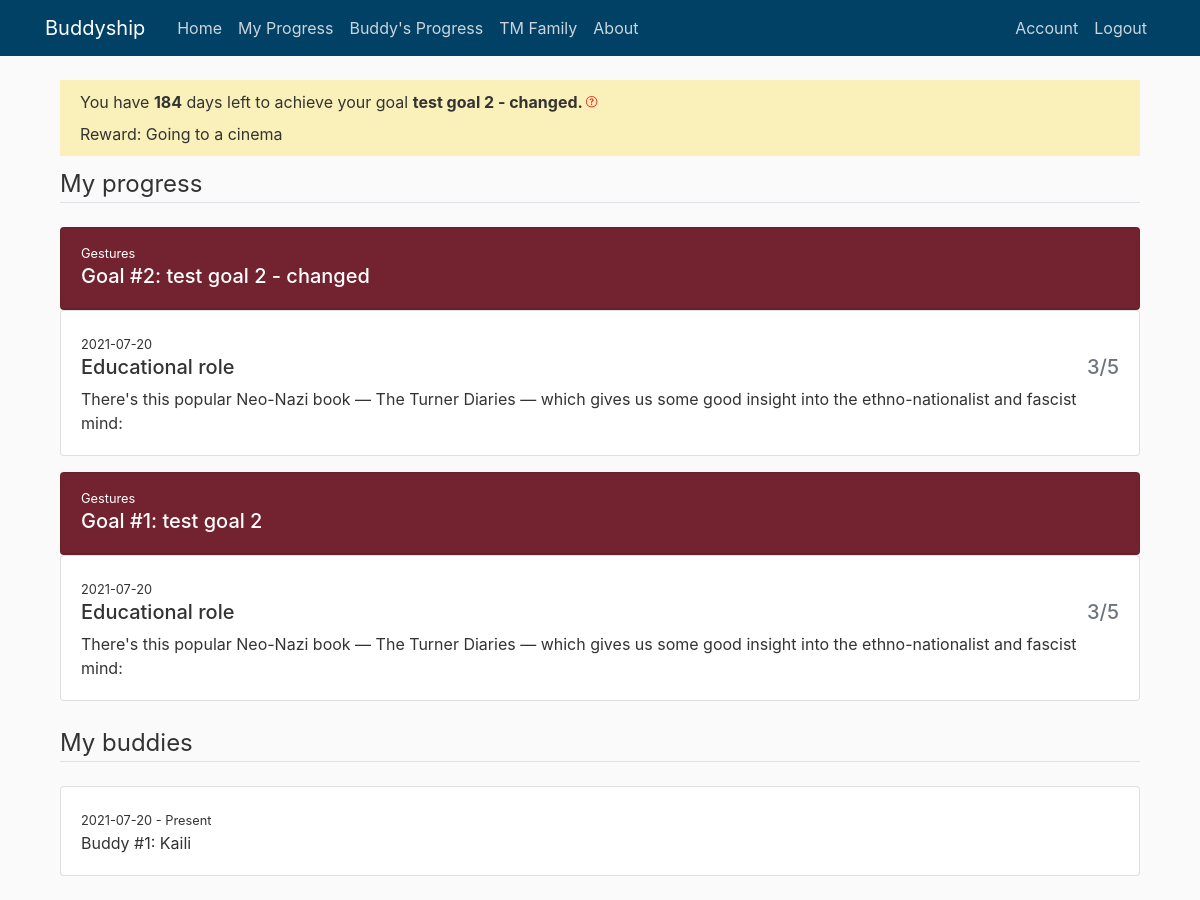
/my_progress (signed in), run on an earlier commit of the app's database.
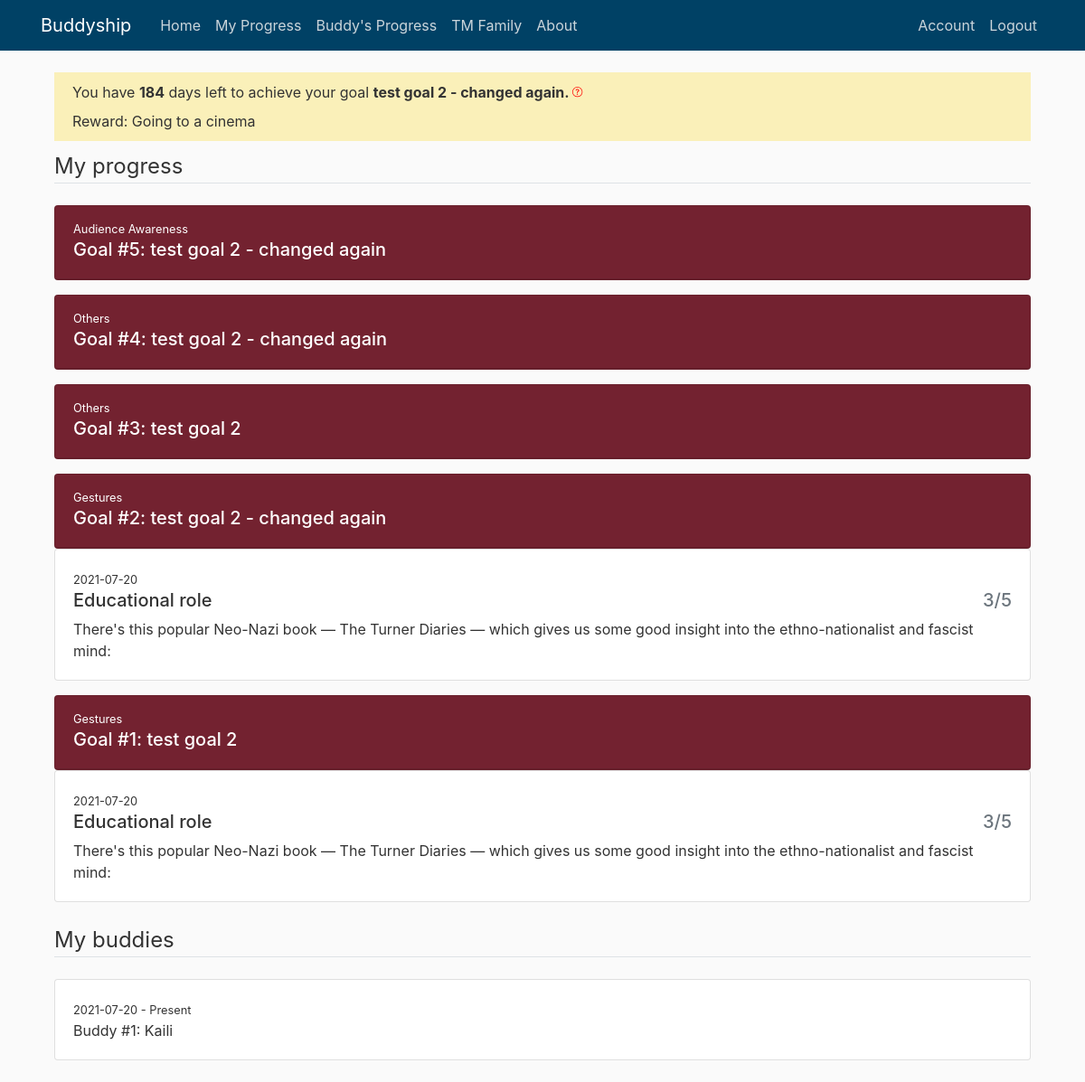
And on a later commit of the database.
### buddyship/models.py (models this page shows, shortened)
class Goal(db.Model):
    id = db.Column(db.Integer, primary_key=True)
    general_goal = db.Column(db.String(150))
    specific_goal = db.Column(db.String(150))
    goal_count = db.Column(db.Integer, default=1)
    goal_reward = db.Column(db.String(150))
    start_date = db.Column(db.DateTime, default=func.now())
    end_date = db.Column(db.DateTime)
    user_id = db.Column(db.Integer, db.ForeignKey('user.id'), nullable=False)

class User(db.Model, UserMixin):
    id = db.Column(db.Integer, primary_key=True)
    if_admin = db.Column(db.Boolean, nullable=False)
    active = db.Column(db.Boolean(), nullable=False)
    first_name = db.Column(db.String(20), unique=True, nullable=False)
    email = db.Column(db.String(120), unique=True, nullable=False)
    password = db.Column(db.String(60), nullable=False)
    current_buddy = db.Column(db.String(150))
    current_general_goal = db.Column(db.String(150))
    current_specific_goal = db.Column(db.String(150))
    current_reward = db.Column(db.String(150))
    confirmed_at = db.Column(db.Date, nullable=False)
    buddies = db.relationship('Buddy', backref='owner', lazy=True)
    goals = db.relationship('Goal', backref='owner', lazy=True)
    record_progresses = db.relationship('Progress', backref='giver', lazy=True)

class Progress(db.Model):
    id = db.Column(db.Integer, primary_key=True)
    buddy_role = db.Column(db.String(150))
    buddy_score = db.Column(db.String(150))
    buddy_comment = db.Column(db.String(1500))
    date = db.Column(db.DateTime, default=func.now())
    buddy_goal = db.Column(db.String(150))
    user_id = db.Column(db.Integer, db.ForeignKey('user.id'))
    buddy_id = db.Column(db.Integer, db.ForeignKey('buddy.id'))

class Buddy(db.Model):
    id = db.Column(db.Integer, primary_key=True)
    buddy_name = db.Column(db.String(100), nullable=False)
    buddy_count = db.Column(db.Integer, default=1)
    start_date = db.Column(db.DateTime, default=func.now())
    end_date = db.Column(db.DateTime)
    user_id = db.Column(db.Integer, db.ForeignKey('user.id'), nullable=False)
    buddy_progresses = db.relationship(
        'Progress', backref='receiver', lazy=True)

### buddyship/progresses/routes.py (the view)
@progresses.route('/my_progress', methods=['GET'])
@login_required
def my_progress():
    if current_user.current_buddy == None:
        flash('Please set up your buddy and your goal first. ', 'danger')
        return redirect(url_for('users.set_up'))
    else:
        buddies = Buddy.query.filter_by(
            buddy_name=current_user.first_name).all()
        id_lst = []
        for buddy in buddies:
            id_lst.append(buddy.user_id)
        return render_template("my_progress.html", title='My Progress', user=current_user,
                               buddy_accounts=User.query.filter(
                                   User.id.in_(id_lst)).all(),
                               current_time=date.today())

### buddyship/models.py (called while the page is built)
@login_manager.user_loader
def load_user(user_id):
    return User.query.get(int(user_id))

### buddyship/templates/my_progress.html (shortened to what this page needs)
{% extends "layout.html" %}
{% block content %}
<div class="content-section">
    <div class="subtitle-section">
        You have <b>{{ (user.goals[-1].end_date.date() - current_time).days }}</b></span> days left
        to achieve your goal
        <b>{{ user.current_specific_goal }}. </b> <label data-toggle="tooltip" data-placement="top"
            title="We encourage you to use 6 months to complete one goal. You can always change your goal on 'Account' tab. ">
        </label>
        <br />Reward: {{ user.current_reward }}
    </div>
    <legend class="border-bottom mb-4">My progress</legend>
    {% for goal in user.goals|reverse %}
    <div class="card bg-red text-white mt-3">
        <div class="card-header">
            <small>{{ goal.general_goal }}</small>
            <h5>
                Goal #{{ goal.goal_count }}: {{ goal.specific_goal }}</h5>
        </div>
    </div>
    {% for buddy_account in buddy_accounts|reverse %}
    {% for progress in buddy_account.record_progresses|reverse %}
    {% if progress.buddy_goal == goal.general_goal %}
    <div class="card">
        <div class="card-body">
            <small>{{ progress.date.date() }}</small>
            <h5 class="row align-items-start">
                <div class="col">{{ progress.buddy_role }}</div>
                <div class="col text-right text-muted">{{ progress.buddy_score[0] }}/5</div>
            </h5>
            <p class="card-text">{{ progress.buddy_comment }}</p>
        </div>
    </div>
    {% endif %}
    {% endfor %}
    {% endfor %}
    {% endfor %}
</div>
<br>
<legend class="border-bottom mb-4">My buddies</legend>
{% for buddy in user.buddies|reverse %}
<div class="card">
    <div class="card-body">
        <small>{{ buddy.start_date.date() }} -
            {% if buddy.end_date == None %} Present
            {% else %} {{ buddy.end_date.date() }}
            {% endif %}</small>
        <p class="card-text">Buddy #{{ buddy.buddy_count }}: {{ buddy.buddy_name }}</p>
    </div>
</div>
{% endfor %}
<br>
</div>
{% endblock content %}

### buddyship/templates/layout.html (shortened to what this page needs)
<!DOCTYPE html>
<html>
<head>
  <link rel="stylesheet" href="https://maxcdn.bootstrapcdn.com/bootstrap/4.0.0/css/bootstrap.min.css"
>
  <link rel="stylesheet" type="text/css" href="{{ url_for('static', filename='main.css') }}">
</head>
<body>
  <header class="site-header">
    <nav class="navbar navbar-expand-md navbar-dark bg-steel fixed-top">
      <div class="container">
        <a class="navbar-brand mr-4" href="/">Buddyship</a>
        <div class="collapse navbar-collapse" id="navbarToggle">
          <div class="navbar-nav mr-auto">
            <a class="nav-item nav-link" href="{{ url_for('main.home') }}">Home</a>
            <a class="nav-item nav-link" href="{{ url_for('progresses.my_progress') }}">My Progress</a>
            <a class="nav-item nav-link" href="{{ url_for('progresses.buddy_progress') }}">Buddy's Progress</a>
            <a class="nav-item nav-link" href="{{ url_for('main.tm_fam') }}">TM Family</a>
            <a class="nav-item nav-link" href="{{ url_for('main.about') }}">About</a>
          </div>
          <div class="navbar-nav">
            {% if current_user.is_authenticated %}
            {% if current_user.if_admin == True %}
            <a class="nav-item nav-link" href="{{ url_for('users.account') }}">Account</a>
            <a class="nav-item nav-link" href="{{ url_for('admin.index') }}">Admin</a>
            <a class="nav-item nav-link" href="{{ url_for('auth.logout') }}">Logout</a>
            {% else %}
            <a class="nav-item nav-link" href="{{ url_for('users.account') }}">Account</a>
            <a class="nav-item nav-link" href="{{ url_for('auth.logout') }}">Logout</a>
            {% endif %}
            {% else %}
            <a class="nav-item nav-link" href="{{ url_for('auth.login') }}">Login</a>
            <a class="nav-item nav-link" href="{{ url_for('auth.register') }}">Register</a>
            {% endif %}
          </div>
        </div>
      </div>
    </nav>
  </header>
  <main role="main" class="container">
    <div class="container">
      {% block content %}{% endblock %}
  </main>
</body>
</html>

### buddyship/static/main.css (style rules this page uses)
body { background: #fafafa; color: #333333; margin-top: 5rem; }
.bg-steel { background-color: #004165; }
.bg-red { background-color: #772432; }
.site-header .navbar-nav .nav-link { color: #cbd5db; }
.subtitle-section { background: #faf0b9; padding: 10px 20px 10px 20px; margin-bottom: 10px; }

What changed in the data, as far as the page shows it:
added Goal: (user.goals[-1].end_date.date()-current_time).days "184", general_goal "Audience Awareness", goal_count "5", specific_goal "test goal 2 - changed again"
changed User "Going to a cinema": current_specific_goal "test goal 2 - changed" → "test goal 2 - changed again"
added Goal: general_goal "Others", goal_count "4", specific_goal "test goal 2 - changed again"
added Goal: general_goal "Others", goal_count "3", specific_goal "test goal 2"
changed Goal (number 4 of 5 on the later page): specific_goal "test goal 2 - changed" → "test goal 2 - changed again"
